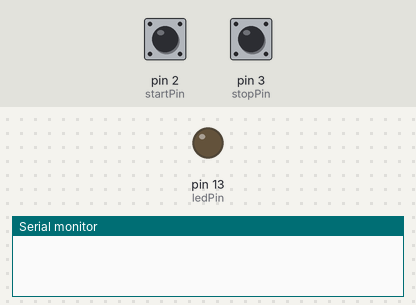
A sketch run on a simulated Arduino Uno, built with avr-gcc and run on an emulated ATmega328P. On the bench: output pins drawn as LEDs (lit = HIGH), the last lines printed to the serial monitor. Inputs (shaded band) come from the test bench; at power-on: pin 2 (startPin) HIGH, pin 3 (stopPin) HIGH.

Above: at 1.2 s.
1.3 s: pin 2 (startPin) pulled LOW for 0.15 s
At 1.8 s:
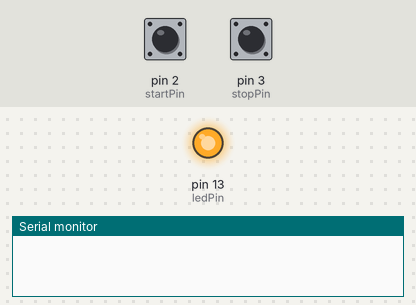
2.9 s: pin 3 (stopPin) pulled LOW for 0.15 s
At 4.1 s:
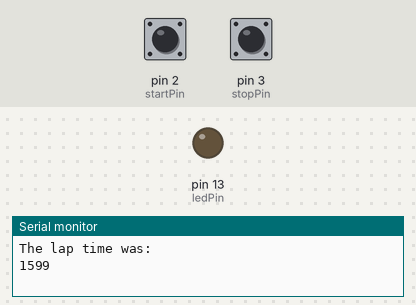
4.5 s: pin 2 (startPin) pulled LOW for 1 s
At 5.4 s:
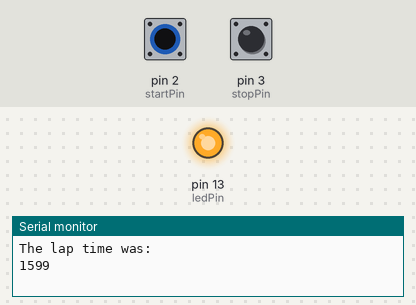
7.0 s: pin 3 (stopPin) pulled LOW for 1 s
At 7.4 s:
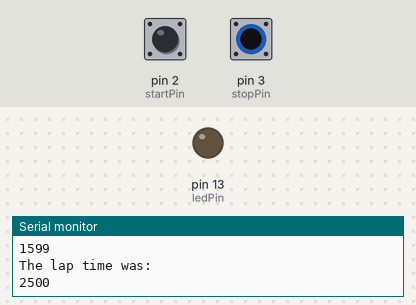
Timing chart, 0 to 10.0 s (numbered marks = the images above; inputs shaded):
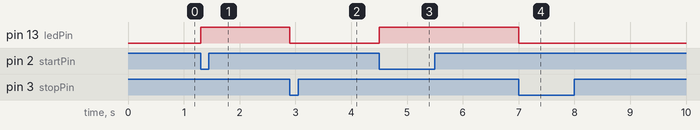

Measured:
- after the input at 1.3 s, pin 13 (ledPin): LOW → HIGH at once
- after the input at 2.9 s, pin 13 (ledPin): HIGH → LOW at once
- after the input at 4.5 s, pin 13 (ledPin): LOW → HIGH at once
- after the input at 7.0 s, pin 13 (ledPin): HIGH → LOW at once

The sketch:

pSwitch_interrupt.ino
```cpp
/*
 * Timing Gates
 * Using pressure Sensor
 */

int const startPin = 2;
int const stopPin = 3;
int ledPin = 13; // Pin 13 has an LED connected on most Arduino boards.
unsigned long startMillis;
unsigned long currentMillis;
bool timerRunning = false; // true if still waiting for timer to finish
bool ledOn = false; // keep track of the led state that visually reps the
bool lapTimed = false;

void setup() {
  Serial.begin(9600);
  attachInterrupt(digitalPinToInterrupt(startPin), timeNow, FALLING);
  attachInterrupt(digitalPinToInterrupt(stopPin), finishNow, FALLING);
  pinMode(ledPin, OUTPUT);   // initialize the digital pin as an output.
  digitalWrite(ledPin, LOW); // turn led off
  startMillis = 0;
  currentMillis = 0;
  ledOn = false;
  timerRunning = false;
  lapTimed = false;
}

void loop() {
  // check if delay has timed out
  if (timerRunning && !ledOn){
    digitalWrite(ledPin, HIGH);
    ledOn = true;
  }

  if (!timerRunning && lapTimed) {
    ledOn = !ledOn;
    digitalWrite(ledPin, LOW);
    Serial.println("The lap time was:");
    Serial.println(currentMillis - startMillis);
    lapTimed = false;
  }
}

void timeNow() {
  startMillis = millis();
  timerRunning = true;
  lapTimed = false;
}

void finishNow(){
  currentMillis = millis();
  timerRunning = false;
  lapTimed = true;
}
```
